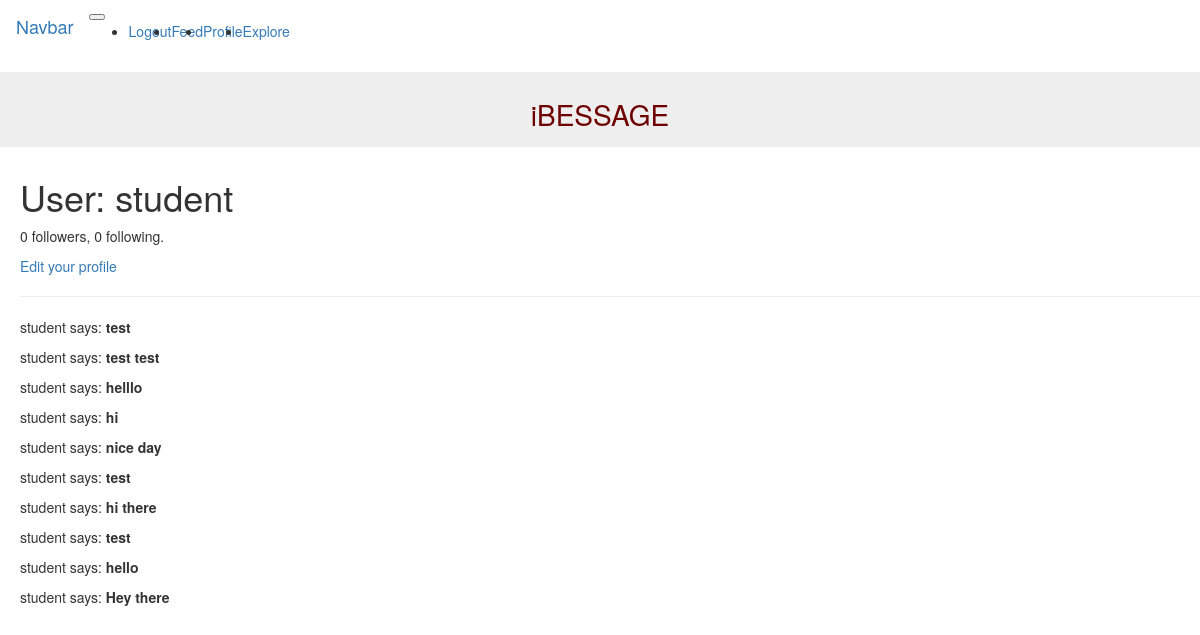
The page /user/student (signed in) on the database its author committed.
### app/models.py (models this page shows, shortened)
class User(UserMixin, db.Model):
    id = db.Column(db.Integer, primary_key=True)
    username = db.Column(db.String(64), index=True, unique=True)
    email = db.Column(db.String(120), index=True, unique=True)
    password_hash = db.Column(db.String(128))
    posts = db.relationship('Post', backref='author', lazy='dynamic')
    followed = db.relationship(
        'User', secondary=followers,
        primaryjoin=(followers.c.follower_id == id),
        secondaryjoin=(followers.c.followed_id == id),
        backref=db.backref('followers', lazy='dynamic'), lazy='dynamic')

class Post(db.Model):
    id = db.Column(db.Integer, primary_key=True)
    body = db.Column(db.String(140))
    timestamp = db.Column(db.DateTime, index=True, default=datetime.utcnow)
    user_id = db.Column(db.Integer, db.ForeignKey('user.id'))

### app/routes.py (the view)
@app.route('/user/<username>')
@login_required
def user(username):
    user = User.query.filter_by(username=username).first_or_404()
    posts = user.posts.order_by(Post.timestamp.desc())
    return render_template('user.html', user=user, posts=posts)

### app/models.py (called while the page is built)
@login.user_loader
def load_user(id):
    return User.query.get(int(id))

### app/templates/user.html (shortened to what this page needs)
{% extends "base.html" %}
{% block appcontent %}
    <h1>User: {{ user.username }}</h1>
    <p>{{ user.followers.count() }} followers, {{ user.followed.count() }} following.</p>
    {% if user == current_user %}
    <p><a href="{{ url_for('edit_profile') }}">Edit your profile</a></p>
    {% elif not current_user.is_following(user) %}
    <p><a href="{{ url_for('follow', username=user.username) }}">Follow</a></p>
    {% else %}
    <p><a href="{{ url_for('unfollow', username=user.username) }}">Unfollow</a></p>
    {% endif %}
    <hr>
    {% for post in posts %}
    <p>
    {{ post.author.username }} says: <b>{{ post.body }}</b>
    </p>
    {% endfor %}
{% endblock %}

### rows shown on the page
User: username "student"
Post: author.username "student", body "test"
Post: author.username "student", body "test test"
Post: author.username "student", body "helllo"
Post: author.username "student", body "hi"
Post: author.username "student", body "nice day"
Post: author.username "student", body "test"
Post: author.username "student", body "hi there"
Post: author.username "student", body "test"
Post: author.username "student", body "hello"
Post: author.username "student", body "Hey there"

### other values the page prints
{{ user.followers.count() }} "0"
{{ user.followed.count() }} "0"
